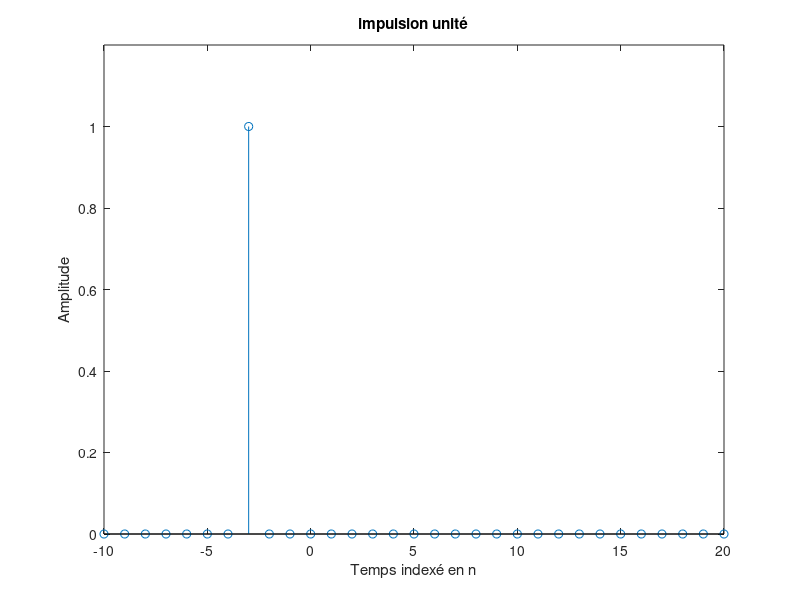

The MATLAB source for this figure:
n=-10:20;

u=[zeros(1,7) 1 0 0 0 zeros(1,20)];
%Tracer le signal généré
stem(n,u);
xlabel('Temps indexé en n');
ylabel('Amplitude');
title('impulsion unité');
axis([-10 20 0 1.2]); 
